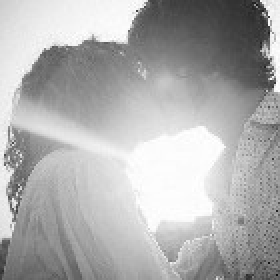
#> input picture 000/001.jpg, 140 x 140 px, found by its file name (shown 2 times larger)
$ python 000.py
#> lines starting #> are read from the running program, lines starting #| are printed output that depends on the picture

#!/usr/bin/python
# -*- coding: utf-8 -*-

from PIL import Image, ImageDraw, ImageFont

def add_text(img, str):
#> called with img = 'E:\\learn\\yishuihan\\001.jpg', str = '999+'
    im = Image.open(img)
#> im is the input picture: PIL image 140x140 RGB; min 13, max 255, mean 173.9
    tfont = ImageFont.truetype('font.ttf', 20)
    draw = ImageDraw.Draw(im)
    width, height = im.size
#> width = 140; height = 140
    draw.text((im.width-40, 10), str, fill=(255,0,0), font=tfont)
    im.save(img, 'jpeg')
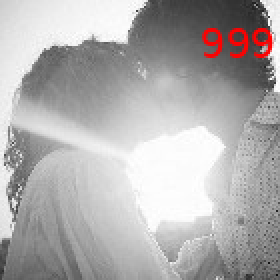
#> saved as 001.jpg: PIL image 140x140 RGB (shown 2 times larger); mean R, G, B 175.8, 172.9, 172.9

if __name__ == '__main__':
    add_text(r'E:\learn\yishuihan\001.jpg', '999+')
